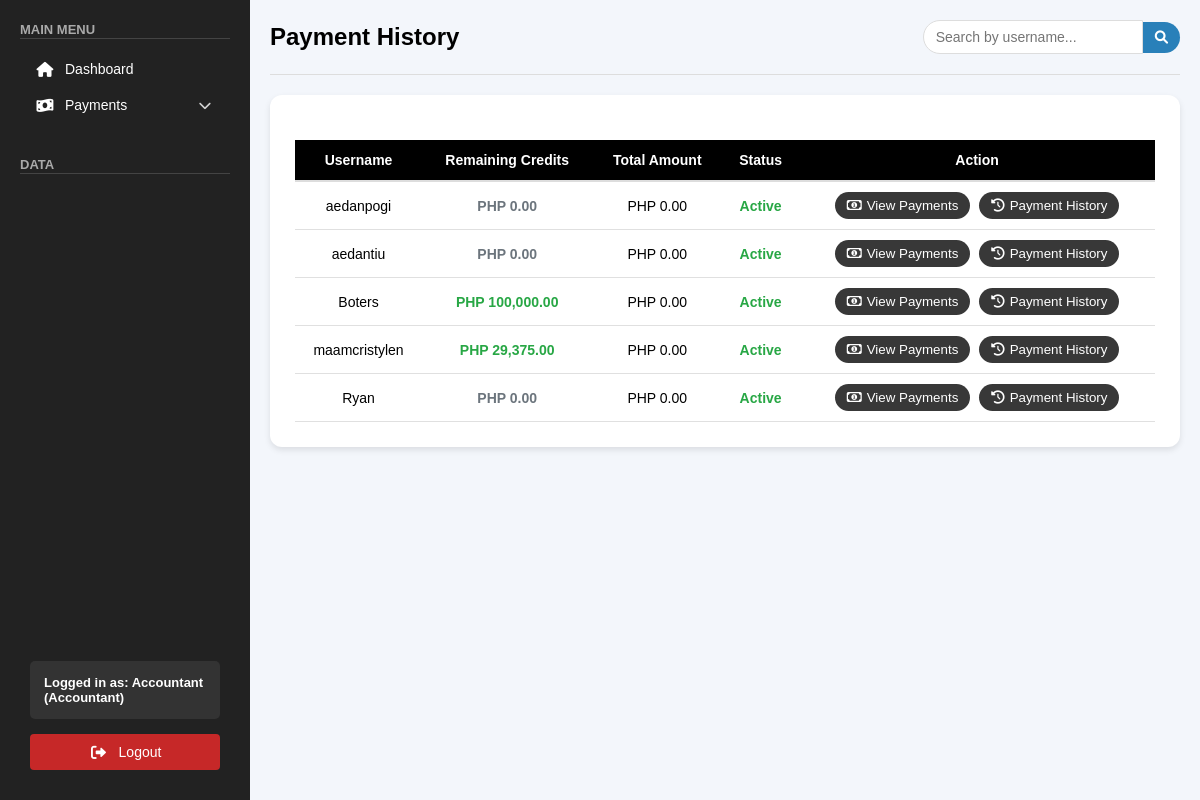
Page /public/pages/payment_history.php (signed in) on the earlier database version.
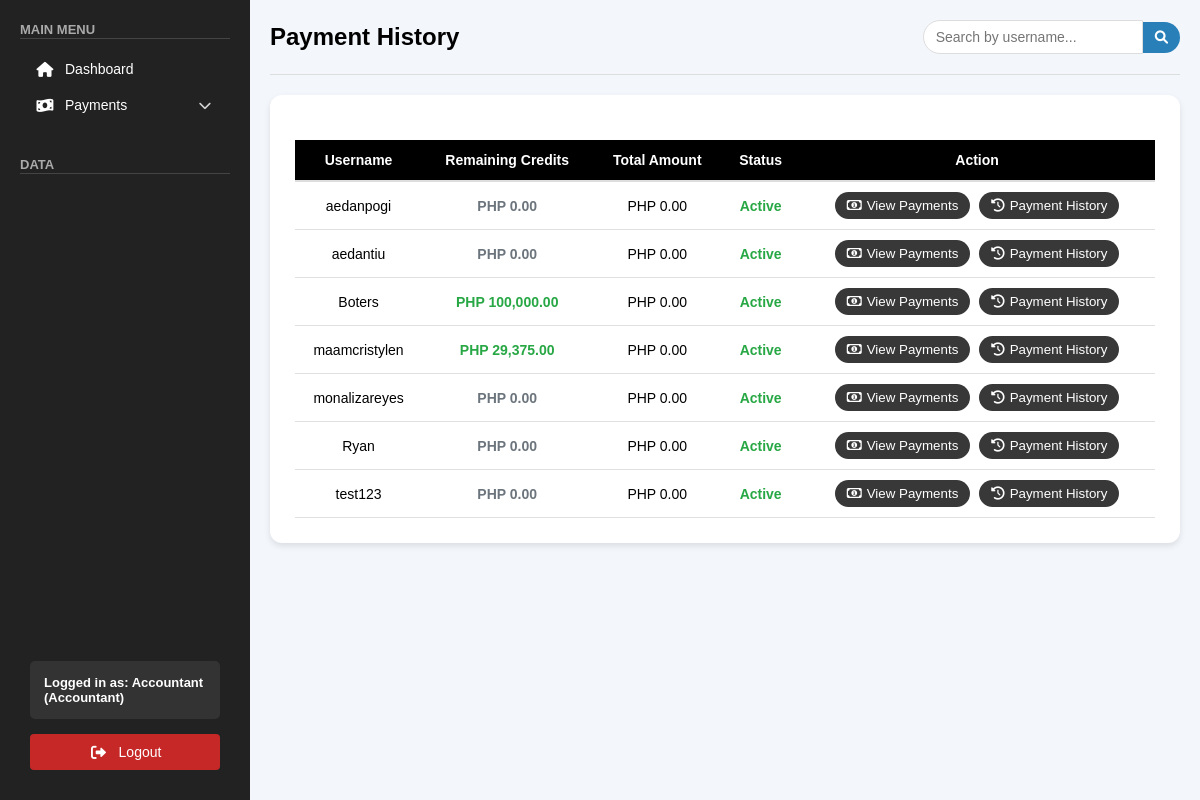
Same page on the later database version.
### tables this page shows
CREATE TABLE `clients_accounts` (
  `id` int(11) NOT NULL,
  `username` varchar(255) NOT NULL,
  `password` varchar(255) NOT NULL,
  `email` varchar(255) NOT NULL,
  `phone` varchar(50) DEFAULT NULL,
  `region` varchar(100) DEFAULT NULL,
  `city` varchar(100) DEFAULT NULL,
  `company` varchar(255) DEFAULT NULL,
  `company_address` varchar(255) DEFAULT NULL,
  `bill_to_address` varchar(255) DEFAULT NULL,
  `business_proof` text DEFAULT NULL,
  `status` varchar(50) DEFAULT 'Active',
  `balance` decimal(10,2) DEFAULT 0.00,
  `created_at` timestamp NOT NULL DEFAULT current_timestamp(),
  `client_session_id` varchar(255) DEFAULT NULL,
  `client_last_login` timestamp NULL DEFAULT NULL,
  `verification_code` varchar(6) DEFAULT NULL,
  `code_expires_at` datetime DEFAULT NULL
);

### public/pages/payment_history.php (the view, shortened to what this page needs)
<?php
include "../../backend/db_connection.php";
include "../../backend/check_role.php";
$sql = "SELECT username, status, balance FROM clients_accounts WHERE status IN ('Active', 'Inactive') ORDER BY username";
$result = $conn->query($sql);
$users = [];
if ($result && $result->num_rows > 0) {
    while ($row = $result->fetch_assoc()) {
        $users[] = $row;
    }
}
?>
<!DOCTYPE html>
<html lang="en">
<head>
    <link rel="stylesheet" href="/css/orders.css">
    <link rel="stylesheet" href="/css/sidebar.css">
    <link rel="stylesheet" href="/css/payment_history.css">
    <link rel="stylesheet" href="https://cdnjs.cloudflare.com/ajax/libs/font-awesome/6.0.0/css/all.min.css">
</head>
<body>
    <?php include '../sidebar.php'; ?>
    <div class="main-content">
        <div class="orders-header">
            <h1>Payment History</h1>
            <div class="search-container">
                <input type="text" id="searchInput" placeholder="Search by username...">
                <button class="search-btn"><i class="fas fa-search"></i></button>
            </div>
        </div>
        <div class="orders-table-container">
            <table class="orders-table">
                <thead>
                    <tr>
                        <th>Username</th>
                        <th>Remaining Credits</th>
                        <th>Total Amount</th>
                        <th>Status</th>
                        <th>Action</th>
                    </tr>
                </thead>
                <tbody>
                    <?php foreach ($users as $user): ?>
                        <tr>
                            <td><?= htmlspecialchars($user['username']) ?></td>
                            <td>
                                <?php
                                    $balanceClass = 'total-balance-zero';
                                    if ($user['balance'] > 0) {
                                        $balanceClass = 'total-balance-positive';
                                    } elseif ($user['balance'] < 0) {
                                        $balanceClass = 'total-balance-negative';
                                    }
                                ?>
                                <span class="<?= $balanceClass ?>">
                                    PHP <?= number_format($user['balance'], 2) ?>
                                </span>
                            </td>
                            <td>
                                <span class="yearly-amount" data-username="<?= htmlspecialchars($user['username']) ?>">
                                </span>
                            </td>
                            <td>
                                <span class="status-<?= strtolower($user['status']) ?>">
                                    <?= htmlspecialchars($user['status']) ?>
                                </span>
                            </td>
                            <td>
                                <div class="action-buttons">
                                    <button class="view-button" onclick="viewPaymentHistory('<?= htmlspecialchars($user['username']) ?>', <?= $user['balance'] ?>)">
                                        <i class="far fa-money-bill-alt"></i>View Payments
                                    </button>
                                    <button class="view-button" onclick="viewPaymentHistoryOnly('<?= htmlspecialchars($user['username']) ?>')">
                                        <i class="fas fa-history"></i>Payment History
                                    </button>
                                </div>
                            </td>
                        </tr>
                    <?php endforeach; ?>
                </tbody>
            </table>
        </div>
    </div>
</body>
</html>

### public/sidebar.php (shortened to what this page needs)
<?php
include_once "../../backend/db_connection.php";
include_once "../../backend/check_role.php";
if (isset($_SESSION['admin_user_id'])) {
    $username = $_SESSION['admin_username'] ?? 'Guest';
    $role = $_SESSION['admin_role'] ?? 'guest';
} else if (isset($_SESSION['client_user_id'])) {
    $username = $_SESSION['client_username'] ?? 'Guest';
    $role = $_SESSION['client_role'] ?? 'guest';
} else {
    $username = $_SESSION['username'] ?? 'Guest';
    $role = $_SESSION['role'] ?? 'guest';
}
$stmt = $conn->prepare("SELECT pages FROM roles WHERE role_name = ? AND status = 'active'");
$stmt->bind_param("s", $role);
$stmt->execute();
$stmt->bind_result($pages);
$allowedPages = array_map('trim', explode(',', $pages));
?>
<div class="sidebar">
    <div>
        <div class="menu-section">
            <span class="menu-title"><b>MAIN MENU</b></span>
            <hr>
            <?php if (in_array('Dashboard', $allowedPages)): ?>
                <a href="/public/pages/dashboard.php" class="menu-item">
                    <div>
                        <i class="fas fa-home"></i> Dashboard
                    </div>
                </a>
            <?php endif; ?>
            <?php if (in_array('Payment History', $allowedPages)): ?>
                <div class="submenu">
                    <span class="menu-item" onclick="toggleSubmenu(this)">
                        <div>
                            <i class="fas fa-money-bill-wave"></i> Payments
                        </div>
                        <i class="fas fa-chevron-down"></i>
                    </span>
                </div>
            <?php endif; ?>
        </div>
        <div class="menu-section">
            <span class="menu-title"><b>DATA</b></span>
            <hr>
        </div>
    </div>
    <div class="account-section">
        <div class="account-info">
            Logged in as:
            <strong>
                <?php echo htmlspecialchars($username); ?>
            </strong> (<?= htmlspecialchars(ucfirst($role)) ?>)
        </div>
        <a href="/backend/logout.php" class="logout-btn">
            <i class="fas fa-sign-out-alt"></i> Logout
        </a>
    </div>
</div>

### css/orders.css (style rules this page uses)
body { font-family: Arial, sans-serif; background-color: #f3f6fb; margin: 0; box-sizing: border-box; }
.orders-header { display: flex; justify-content: space-between; align-items: center; margin-bottom: 20px; padding-bottom: 20px; border-bottom: 1px solid #ddd; }
.orders-header h1 { font-size: 24px; font-weight: bold; display: flex; align-items: center; gap: 12px; }
.orders-table-container { background-color: #ffffff; padding: 25px; border-radius: 12px; box-shadow: 0px 3px 6px rgba(0, 0, 0, 0.1); }
.orders-table { width: 100%; border-collapse: collapse; font-size: 14px; }
.orders-table th { background-color: black; color: white; font-weight: bold; padding: 12px; text-align: center; border-bottom: 2px solid #ddd; }
.orders-table td { padding: 10px; text-align: center; border-bottom: 1px solid #e0e0e0; }
.action-buttons { display: flex; justify-content: center; gap: 10px; }
.status-active { color: #DAA520; font-weight: 600; }
.search-container { display: flex; align-items: center; }
.search-container input { padding: 8px 12px; border-radius: 20px 0 0 20px; border: 1px solid #ddd; font-size: 14px; width: 220px; }
.search-container .search-btn { background-color: #2980b9; color: white; border: none; border-radius: 0 20px 20px 0; padding: 8px 12px; cursor: pointer; }
.orders-header { display: flex; justify-content: space-between; align-items: center; margin-bottom: 20px; }

### css/sidebar.css (style rules this page uses)
* { margin: 0; padding: 0; box-sizing: border-box; font-family: Arial, sans-serif; text-decoration: none; }
.sidebar { width: 250px; background: #222; color: white; padding: 20px; display: flex; flex-direction: column; justify-content: space-between; height: 100vh; position: fixed; left: 0; top: 0; }
.menu-section { margin-bottom: 32px; }
.menu-title { font-size: 13px; font-weight: bold; color: #aaa; margin-bottom: 10px; margin-top: 20px; }
hr { border: none; height: 1px; background: #444; margin-bottom: 12px; }
.menu-item { display: flex; align-items: center; justify-content: space-between; gap: 10px; background: none; border: none; color: white; font-size: 14px; font-weight: 400; padding: 10px 15px; width: 100%; text-align: left; cursor: pointer; transition: background 0.2s ease-in-out; border-radius: 4px; }
.submenu { display: flex; flex-direction: column; }
.menu-item .fa-chevron-down { font-size: 13px; transition: transform 0.3s cubic-bezier(0.4, 0, 0.2, 1); opacity: 0.8; }
.account-section { margin-top: auto; display: flex; flex-direction: column; align-items: stretch; gap: 5px; padding: 10px; width: 100%; background-color: #222; }
.account-info { background: #333; padding: 14px; border-radius: 5px; font-size: 13px; color: white; font-weight: bold; }
.logout-btn { display: flex; align-items: center; gap: 10px; background: #c62828; color: white; font-size: 14px; font-weight: 400; padding: 10px 15px; width: 100%; text-align: center; justify-content: center; cursor: pointer; transition: background 0.2s ease-in-out; border-radius: 4px; margin-top: 10px; }
.sidebar i { font-size: 15px; width: 20px; text-align: center; }
.menu-item > div { display: flex; align-items: center; gap: 10px; }
.main-content { margin-left: 250px; padding: 20px; width: calc(100% - 250px); box-sizing: border-box; overflow-x: auto; }

### css/payment_history.css (style rules this page uses)
.view-button { padding: 6px 12px; background-color: rgb(56, 56, 56); color: white; border: none; border-radius: 4px; cursor: pointer; transition: background-color 0.3s; }
.orders-table { margin-top: 20px; }

### public/pages/payment_history.php (style rules this page uses)
.status-active { color: #28a745; font-weight: 600; }
.far.fa-money-bill-alt { margin-right: 5px; }
.view-button, .status-toggle, .download-button { border-radius: 80px; margin: 0 2px; min-width: 85px; }
.total-balance-positive { color: #28a745; font-weight: 600; }
.total-balance-zero { color: #6c757d; font-weight: 600; }
.search-container { display: flex; align-items: center; }
.search-container input { padding: 8px 12px; border-radius: 20px 0 0 20px; border: 1px solid #ddd; font-size: 14px; width: 220px; }
.search-container .search-btn { background-color: #2980b9; color: white; border: none; border-radius: 0 20px 20px 0; padding: 8px 12px; cursor: pointer; }
.action-buttons { display: flex; gap: 5px; }
.fas.fa-history { margin-right: 5px; }

### public/sidebar.php (style rules this page uses)
.menu-item .fa-chevron-down { font-size: 13px; transition: transform 0.3s cubic-bezier(0.4, 0, 0.2, 1); opacity: 0.8; }
.submenu > .menu-item { cursor: pointer; }

Differences in the rows shown:
added clients_accounts: username "monalizareyes", balance "0.00", status "Active"
added clients_accounts: username "test123", balance "0.00", status "Active"
